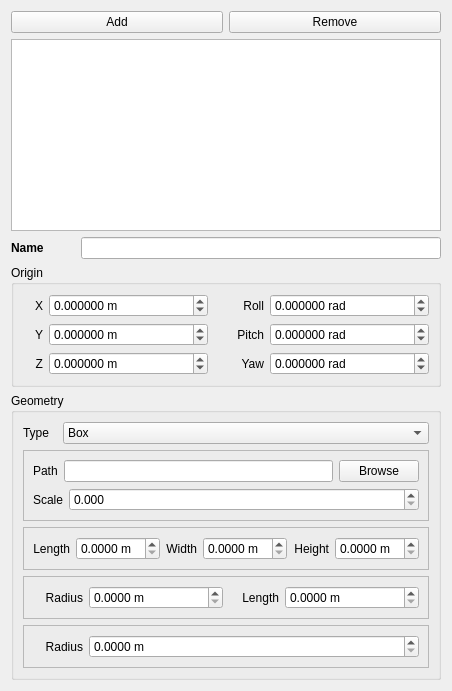
     <widget class="QWidget" name="CollisionTab">
      <attribute name="title">
       <string>Collision</string>
      </attribute>
      <layout class="QVBoxLayout">
       <item>
        <layout class="QHBoxLayout">
         <item>
          <widget class="QPushButton" name="AddCollisionButton">
           <property name="text">
            <string>Add</string>
           </property>
          </widget>
         </item>
         <item>
          <widget class="QPushButton" name="RemoveCollisionButton">
           <property name="text">
            <string>Remove</string>
           </property>
          </widget>
         </item>
        </layout>
       </item>
       <item>
        <widget class="QListWidget" name="CollisionListWidget"/>
       </item>
       <item>
        <layout class="QHBoxLayout">
         <item>
          <widget class="QLabel" name="label_47">
           <property name="minimumSize">
            <size>
             <width>64</width>
             <height>0</height>
            </size>
           </property>
           <property name="font">
            <font>
             <weight>75</weight>
             <bold>true</bold>
            </font>
           </property>
           <property name="text">
            <string>Name</string>
           </property>
          </widget>
         </item>
         <item>
          <widget class="QLineEdit" name="CollisionNameLineEdit"/>
         </item>
        </layout>
       </item>
       <item>
        <widget class="QGroupBox" name="CollisionOriginGroupBox">
         <property name="enabled">
          <bool>true</bool>
         </property>
         <property name="title">
          <string>Origin</string>
         </property>
         <layout class="QGridLayout" name="gridLayout_5">
          <item row="1" column="2">
           <widget class="QLabel" name="label_20">
            <property name="maximumSize">
             <size>
              <width>50</width>
              <height>16777215</height>
             </size>
            </property>
            <property name="layoutDirection">
             <enum>Qt::LeftToRight</enum>
            </property>
            <property name="text">
             <string>Pitch</string>
            </property>
            <property name="alignment">
             <set>Qt::AlignRight|Qt::AlignTrailing|Qt::AlignVCenter</set>
            </property>
           </widget>
          </item>
          <item row="1" column="3">
           <widget class="QDoubleSpinBox" name="CollisionOriginPitchSpinBox">
            <property name="suffix">
             <string> rad</string>
            </property>
            <property name="decimals">
             <number>6</number>
            </property>
            <property name="minimum">
             <double>-3.141592000000000</double>
            </property>
            <property name="maximum">
             <double>3.141592000000000</double>
            </property>
            <property name="singleStep">
             <double>0.010000000000000</double>
            </property>
           </widget>
          </item>
          <item row="2" column="0">
           <widget class="QLabel" name="label_21">
            <property name="maximumSize">
             <size>
              <width>20</width>
              <height>16777215</height>
             </size>
            </property>
            <property name="layoutDirection">
             <enum>Qt::LeftToRight</enum>
            </property>
            <property name="text">
             <string>Z</string>
            </property>
            <property name="alignment">
             <set>Qt::AlignRight|Qt::AlignTrailing|Qt::AlignVCenter</set>
            </property>
           </widget>
          </item>
          <item row="0" column="3">
           <widget class="QDoubleSpinBox" name="CollisionOriginRollSpinBox">
            <property name="suffix">
             <string> rad</string>
            </property>
            <property name="decimals">
             <number>6</number>
            </property>
            <property name="minimum">
             <double>-3.141592000000000</double>
            </property>
            <property name="maximum">
             <double>3.141592000000000</double>
            </property>
            <property name="singleStep">
             <double>0.010000000000000</double>
            </property>
           </widget>
          </item>
          <item row="1" column="0">
           <widget class="QLabel" name="label_22">
            <property name="maximumSize">
             <size>
              <width>20</width>
              <height>16777215</height>
             </size>
            </property>
            <property name="layoutDirection">
             <enum>Qt::LeftToRight</enum>
            </property>
            <property name="text">
             <string>Y</string>
            </property>
            <property name="alignment">
             <set>Qt::AlignRight|Qt::AlignTrailing|Qt::AlignVCenter</set>
            </property>
           </widget>
          </item>
          <item row="1" column="1">
           <widget class="QDoubleSpinBox" name="CollisionOriginYSpinBox">
            <property name="suffix">
             <string> m</string>
            </property>
            <property name="decimals">
             <number>6</number>
            </property>
            <property name="minimum">
             <double>-10000.000000000000000</double>
            </property>
            <property name="maximum">
             <double>10000.000000000000000</double>
            </property>
            <property name="singleStep">
             <double>0.001000000000000</double>
            </property>
           </widget>
          </item>
          <item row="0" column="2">
           <widget class="QLabel" name="label_23">
            <property name="maximumSize">
             <size>
              <width>50</width>
              <height>16777215</height>
             </size>
            </property>
            <property name="layoutDirection">
             <enum>Qt::LeftToRight</enum>
            </property>
            <property name="text">
             <string>Roll</string>
            </property>
            <property name="alignment">
             <set>Qt::AlignRight|Qt::AlignTrailing|Qt::AlignVCenter</set>
            </property>
           </widget>
          </item>
          <item row="2" column="1">
           <widget class="QDoubleSpinBox" name="CollisionOriginZSpinBox">
            <property name="suffix">
             <string> m</string>
            </property>
            <property name="decimals">
             <number>6</number>
            </property>
            <property name="minimum">
             <double>-10000.000000000000000</double>
            </property>
            <property name="maximum">
             <double>10000.000000000000000</double>
            </property>
            <property name="singleStep">
             <double>0.001000000000000</double>
            </property>
           </widget>
          </item>
          <item row="2" column="2">
           <widget class="QLabel" name="label_24">
            <property name="maximumSize">
             <size>
              <width>50</width>
              <height>16777215</height>
             </size>
            </property>
            <property name="layoutDirection">
             <enum>Qt::LeftToRight</enum>
            </property>
            <property name="text">
             <string>Yaw</string>
            </property>
            <property name="alignment">
             <set>Qt::AlignRight|Qt::AlignTrailing|Qt::AlignVCenter</set>
            </property>
           </widget>
          </item>
          <item row="2" column="3">
           <widget class="QDoubleSpinBox" name="CollisionOriginYawSpinBox">
            <property name="suffix">
             <string> rad</string>
            </property>
            <property name="decimals">
             <number>6</number>
            </property>
            <property name="minimum">
             <double>-3.141592000000000</double>
            </property>
            <property name="maximum">
             <double>3.141592000000000</double>
            </property>
            <property name="singleStep">
             <double>0.010000000000000</double>
            </property>
           </widget>
          </item>
          <item row="0" column="1">
           <widget class="QDoubleSpinBox" name="CollisionOriginXSpinBox">
            <property name="suffix">
             <string> m</string>
            </property>
            <property name="decimals">
             <number>6</number>
            </property>
            <property name="minimum">
             <double>-10000.000000000000000</double>
            </property>
            <property name="maximum">
             <double>10000.000000000000000</double>
            </property>
            <property name="singleStep">
             <double>0.001000000000000</double>
            </property>
           </widget>
          </item>
          <item row="0" column="0">
           <widget class="QLabel" name="label_25">
            <property name="maximumSize">
             <size>
              <width>20</width>
              <height>16777215</height>
             </size>
            </property>
            <property name="layoutDirection">
             <enum>Qt::LeftToRight</enum>
            </property>
            <property name="text">
             <string>X</string>
            </property>
            <property name="alignment">
             <set>Qt::AlignRight|Qt::AlignTrailing|Qt::AlignVCenter</set>
            </property>
           </widget>
          </item>
         </layout>
        </widget>
       </item>
       <item>
        <widget class="QGroupBox" name="CollisionGeometryGroupBox">
         <property name="enabled">
          <bool>true</bool>
         </property>
         <property name="title">
          <string>Geometry</string>
         </property>
         <layout class="QGridLayout" name="gridLayout_6">
          <item row="2" column="0" colspan="2">
           <widget class="QFrame" name="CollisionGeometryBoxTypeFrame">
            <property name="frameShape">
             <enum>QFrame::StyledPanel</enum>
            </property>
            <property name="frameShadow">
             <enum>QFrame::Raised</enum>
            </property>
            <layout class="QHBoxLayout">
             <item>
              <widget class="QLabel" name="label_27">
               <property name="maximumSize">
                <size>
                 <width>50</width>
                 <height>16777215</height>
                </size>
               </property>
               <property name="layoutDirection">
                <enum>Qt::LeftToRight</enum>
               </property>
               <property name="text">
                <string>Length</string>
               </property>
               <property name="alignment">
                <set>Qt::AlignRight|Qt::AlignTrailing|Qt::AlignVCenter</set>
               </property>
              </widget>
             </item>
             <item>
              <widget class="QDoubleSpinBox" name="CollisionGeometryBoxLengthSpinBox">
               <property name="suffix">
                <string> m</string>
               </property>
               <property name="decimals">
                <number>4</number>
               </property>
               <property name="singleStep">
                <double>0.001000000000000</double>
               </property>
              </widget>
             </item>
             <item>
              <widget class="QLabel" name="label_26">
               <property name="maximumSize">
                <size>
                 <width>50</width>
                 <height>16777215</height>
                </size>
               </property>
               <property name="layoutDirection">
                <enum>Qt::LeftToRight</enum>
               </property>
               <property name="text">
                <string>Width</string>
               </property>
               <property name="alignment">
                <set>Qt::AlignRight|Qt::AlignTrailing|Qt::AlignVCenter</set>
               </property>
              </widget>
             </item>
             <item>
              <widget class="QDoubleSpinBox" name="CollisionGeometryBoxWidthSpinBox">
               <property name="suffix">
                <string> m</string>
               </property>
               <property name="decimals">
                <number>4</number>
               </property>
               <property name="singleStep">
                <double>0.001000000000000</double>
               </property>
              </widget>
             </item>
             <item>
              <widget class="QLabel" name="label_28">
               <property name="maximumSize">
                <size>
                 <width>50</width>
                 <height>16777215</height>
                </size>
               </property>
               <property name="layoutDirection">
                <enum>Qt::LeftToRight</enum>
               </property>
               <property name="text">
                <string>Height</string>
               </property>
               <property name="alignment">
                <set>Qt::AlignRight|Qt::AlignTrailing|Qt::AlignVCenter</set>
               </property>
              </widget>
             </item>
             <item>
              <widget class="QDoubleSpinBox" name="CollisionGeometryBoxHeightSpinBox">
               <property name="suffix">
                <string> m</string>
               </property>
               <property name="decimals">
                <number>4</number>
               </property>
               <property name="singleStep">
                <double>0.001000000000000</double>
               </property>
              </widget>
             </item>
            </layout>
           </widget>
          </item>
          <item row="0" column="1">
           <widget class="QComboBox" name="CollisionGeometryTypeComboBox">
            <item>
             <property name="text">
              <string>Box</string>
             </property>
            </item>
            <item>
             <property name="text">
              <string>Cylinder</string>
             </property>
            </item>
            <item>
             <property name="text">
              <string>Sphere</string>
             </property>
            </item>
            <item>
             <property name="text">
              <string>Mesh</string>
             </property>
            </item>
           </widget>
          </item>
          <item row="0" column="0">
           <widget class="QLabel" name="label_29">
            <property name="maximumSize">
             <size>
              <width>34</width>
              <height>16777215</height>
             </size>
            </property>
            <property name="text">
             <string>Type</string>
            </property>
           </widget>
          </item>
          <item row="4" column="0" colspan="2">
           <widget class="QFrame" name="CollisionGeometrySphereTypeFrame">
            <property name="frameShape">
             <enum>QFrame::StyledPanel</enum>
            </property>
            <property name="frameShadow">
             <enum>QFrame::Raised</enum>
            </property>
            <layout class="QHBoxLayout">
             <item>
              <widget class="QLabel" name="label_30">
               <property name="maximumSize">
                <size>
                 <width>50</width>
                 <height>16777215</height>
                </size>
               </property>
               <property name="layoutDirection">
                <enum>Qt::LeftToRight</enum>
               </property>
               <property name="text">
                <string>Radius</string>
               </property>
               <property name="alignment">
                <set>Qt::AlignRight|Qt::AlignTrailing|Qt::AlignVCenter</set>
               </property>
              </widget>
             </item>
             <item>
              <widget class="QDoubleSpinBox" name="CollisionGeometrySphereRadiusSpinBox">
               <property name="suffix">
                <string> m</string>
               </property>
               <property name="decimals">
                <number>4</number>
               </property>
               <property name="singleStep">
                <double>0.001000000000000</double>
               </property>
              </widget>
             </item>
            </layout>
           </widget>
          </item>
          <item row="3" column="0" colspan="2">
           <widget class="QFrame" name="CollisionGeometryCylinderTypeFrame">
            <property name="frameShape">
             <enum>QFrame::StyledPanel</enum>
            </property>
            <property name="frameShadow">
             <enum>QFrame::Raised</enum>
            </property>
            <layout class="QHBoxLayout">
             <item>
              <widget class="QLabel" name="label_31">
               <property name="maximumSize">
                <size>
                 <width>50</width>
                 <height>16777215</height>
                </size>
               </property>
               <property name="layoutDirection">
                <enum>Qt::LeftToRight</enum>
               </property>
               <property name="text">
                <string>Radius</string>
               </property>
               <property name="alignment">
                <set>Qt::AlignRight|Qt::AlignTrailing|Qt::AlignVCenter</set>
               </property>
              </widget>
             </item>
             <item>
              <widget class="QDoubleSpinBox" name="CollisionGeometryCylinderRadiusSpinBox">
               <property name="suffix">
                <string> m</string>
               </property>
               <property name="decimals">
                <number>4</number>
               </property>
               <property name="singleStep">
                <double>0.001000000000000</double>
               </property>
              </widget>
             </item>
             <item>
              <widget class="QLabel" name="label_32">
               <property name="maximumSize">
                <size>
                 <width>50</width>
                 <height>16777215</height>
                </size>
               </property>
               <property name="layoutDirection">
                <enum>Qt::LeftToRight</enum>
               </property>
               <property name="text">
                <string>Length</string>
               </property>
               <property name="alignment">
                <set>Qt::AlignRight|Qt::AlignTrailing|Qt::AlignVCenter</set>
               </property>
              </widget>
             </item>
             <item>
              <widget class="QDoubleSpinBox" name="CollisionGeometryCylinderLengthSpinBox">
               <property name="suffix">
                <string> m</string>
               </property>
               <property name="decimals">
                <number>4</number>
               </property>
               <property name="singleStep">
                <double>0.001000000000000</double>
               </property>
              </widget>
             </item>
            </layout>
           </widget>
          </item>
          <item row="1" column="0" colspan="2">
           <widget class="QFrame" name="CollisionGeometryMeshTypeFrame">
            <property name="frameShape">
             <enum>QFrame::StyledPanel</enum>
            </property>
            <property name="frameShadow">
             <enum>QFrame::Raised</enum>
            </property>
            <layout class="QVBoxLayout">
             <item>
              <layout class="QHBoxLayout">
               <item>
                <widget class="QLabel" name="label_13">
                 <property name="sizePolicy">
                  <sizepolicy hsizetype="Preferred" vsizetype="Preferred">
                   <horstretch>0</horstretch>
                   <verstretch>0</verstretch>
                  </sizepolicy>
                 </property>
                 <property name="maximumSize">
                  <size>
                   <width>16777215</width>
                   <height>16777215</height>
                  </size>
                 </property>
                 <property name="text">
                  <string>Path</string>
                 </property>
                </widget>
               </item>
               <item>
                <widget class="QLineEdit" name="CollisionGeometryMeshPathLineEdit">
                 <property name="focusPolicy">
                  <enum>Qt::NoFocus</enum>
                 </property>
                 <property name="readOnly">
                  <bool>true</bool>
                 </property>
                </widget>
               </item>
               <item>
                <widget class="QPushButton" name="CollisionGeometryMeshBrowseButton">
                 <property name="text">
                  <string>Browse</string>
                 </property>
                </widget>
               </item>
              </layout>
             </item>
             <item>
              <layout class="QHBoxLayout">
               <item>
                <widget class="QLabel" name="CollisionGeometryMeshScaleLabel">
                 <property name="sizePolicy">
                  <sizepolicy hsizetype="Preferred" vsizetype="Preferred">
                   <horstretch>0</horstretch>
                   <verstretch>0</verstretch>
                  </sizepolicy>
                 </property>
                 <property name="maximumSize">
                  <size>
                   <width>50</width>
                   <height>16777215</height>
                  </size>
                 </property>
                 <property name="layoutDirection">
                  <enum>Qt::LeftToRight</enum>
                 </property>
                 <property name="text">
                  <string>Scale</string>
                 </property>
                </widget>
               </item>
               <item>
                <widget class="QDoubleSpinBox" name="CollisionGeometryMeshScaleSpinBox">
                 <property name="sizePolicy">
                  <sizepolicy hsizetype="Expanding" vsizetype="Fixed">
                   <horstretch>0</horstretch>
                   <verstretch>0</verstretch>
                  </sizepolicy>
                 </property>
                 <property name="focusPolicy">
                  <enum>Qt::WheelFocus</enum>
                 </property>
                 <property name="decimals">
                  <number>3</number>
                 </property>
                 <property name="maximum">
                  <double>1000.000000000000000</double>
                 </property>
                 <property name="singleStep">
                  <double>0.001000000000000</double>
                 </property>
                </widget>
               </item>
              </layout>
             </item>
            </layout>
           </widget>
          </item>
         </layout>
        </widget>
       </item>
      </layout>
     </widget>
